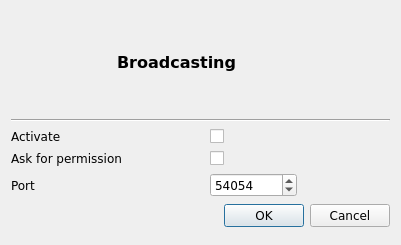
<?xml version="1.0" encoding="UTF-8"?>
<ui version="4.0">
 <class>GUI_BroadcastSetup</class>
 <widget class="QDialog" name="GUI_BroadcastSetup">
  <property name="geometry">
   <rect>
    <x>0</x>
    <y>0</y>
    <width>401</width>
    <height>245</height>
   </rect>
  </property>
  <property name="windowTitle">
   <string>Dialog</string>
  </property>
  <layout class="QGridLayout" name="gridLayout">
   <item row="0" column="0">
    <widget class="QLabel" name="lab_icon">
     <property name="minimumSize">
      <size>
       <width>100</width>
       <height>100</height>
      </size>
     </property>
     <property name="maximumSize">
      <size>
       <width>100</width>
       <height>100</height>
      </size>
     </property>
     <property name="font">
      <font>
       <family>DejaVu Sans</family>
      </font>
     </property>
     <property name="text">
      <string/>
     </property>
    </widget>
   </item>
   <item row="6" column="0" colspan="4">
    <widget class="QDialogButtonBox" name="buttonBox">
     <property name="font">
      <font>
       <family>DejaVu Sans</family>
      </font>
     </property>
     <property name="orientation">
      <enum>Qt::Horizontal</enum>
     </property>
     <property name="standardButtons">
      <set>QDialogButtonBox::Cancel|QDialogButtonBox::Ok</set>
     </property>
    </widget>
   </item>
   <item row="2" column="0">
    <widget class="QLabel" name="label_2">
     <property name="font">
      <font>
       <family>DejaVu Sans</family>
      </font>
     </property>
     <property name="text">
      <string>Activate</string>
     </property>
    </widget>
   </item>
   <item row="1" column="0" colspan="4">
    <widget class="Line" name="line">
     <property name="font">
      <font>
       <family>DejaVu Sans</family>
      </font>
     </property>
     <property name="orientation">
      <enum>Qt::Horizontal</enum>
     </property>
    </widget>
   </item>
   <item row="2" column="2">
    <widget class="QCheckBox" name="cb_active">
     <property name="font">
      <font>
       <family>DejaVu Sans</family>
      </font>
     </property>
     <property name="text">
      <string/>
     </property>
    </widget>
   </item>
   <item row="4" column="0" colspan="2">
    <widget class="QLabel" name="label_3">
     <property name="font">
      <font>
       <family>DejaVu Sans</family>
      </font>
     </property>
     <property name="text">
      <string>Ask for permission</string>
     </property>
    </widget>
   </item>
   <item row="4" column="2">
    <widget class="QCheckBox" name="cb_prompt">
     <property name="font">
      <font>
       <family>DejaVu Sans</family>
      </font>
     </property>
     <property name="text">
      <string/>
     </property>
    </widget>
   </item>
   <item row="5" column="2">
    <widget class="QSpinBox" name="sb_port">
     <property name="font">
      <font>
       <family>DejaVu Sans</family>
      </font>
     </property>
     <property name="maximum">
      <number>65535</number>
     </property>
     <property name="value">
      <number>54054</number>
     </property>
    </widget>
   </item>
   <item row="5" column="0">
    <widget class="QLabel" name="label">
     <property name="font">
      <font>
       <family>DejaVu Sans</family>
      </font>
     </property>
     <property name="text">
      <string>Port</string>
     </property>
    </widget>
   </item>
   <item row="0" column="1" colspan="3">
    <widget class="QLabel" name="label_4">
     <property name="font">
      <font>
       <family>DejaVu Sans</family>
       <pointsize>12</pointsize>
       <weight>75</weight>
       <bold>true</bold>
      </font>
     </property>
     <property name="text">
      <string>Broadcasting</string>
     </property>
    </widget>
   </item>
  </layout>
 </widget>
 <resources/>
 <connections>
  <connection>
   <sender>buttonBox</sender>
   <signal>accepted()</signal>
   <receiver>GUI_BroadcastSetup</receiver>
   <slot>accept()</slot>
   <hints>
    <hint type="sourcelabel">
     <x>248</x>
     <y>254</y>
    </hint>
    <hint type="destinationlabel">
     <x>157</x>
     <y>274</y>
    </hint>
   </hints>
  </connection>
  <connection>
   <sender>buttonBox</sender>
   <signal>rejected()</signal>
   <receiver>GUI_BroadcastSetup</receiver>
   <slot>reject()</slot>
   <hints>
    <hint type="sourcelabel">
     <x>316</x>
     <y>260</y>
    </hint>
    <hint type="destinationlabel">
     <x>286</x>
     <y>274</y>
    </hint>
   </hints>
  </connection>
 </connections>
</ui>
